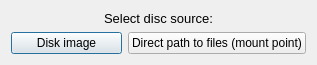
<?xml version="1.0" encoding="UTF-8"?>
<ui version="4.0">
 <class>NextDisc</class>
 <widget class="QDialog" name="NextDisc">
  <property name="geometry">
   <rect>
    <x>0</x>
    <y>0</y>
    <width>317</width>
    <height>56</height>
   </rect>
  </property>
  <property name="windowTitle">
   <string>Select disc type</string>
  </property>
  <layout class="QGridLayout" name="gridLayout">
   <item row="0" column="0" colspan="2">
    <widget class="QLabel" name="label">
     <property name="text">
      <string>&lt;!DOCTYPE HTML PUBLIC &quot;-//W3C//DTD HTML 4.0//EN&quot; &quot;http://www.w3.org/TR/REC-html40/strict.dtd&quot;&gt;
&lt;html&gt;&lt;head&gt;&lt;meta name=&quot;qrichtext&quot; content=&quot;1&quot; /&gt;&lt;style type=&quot;text/css&quot;&gt;
p, li { white-space: pre-wrap; }
&lt;/style&gt;&lt;/head&gt;&lt;body style=&quot; font-family:'Droid Sans'; font-size:10pt; font-weight:400; font-style:normal;&quot;&gt;
&lt;p align=&quot;center&quot; style=&quot; margin-top:0px; margin-bottom:0px; margin-left:0px; margin-right:0px; -qt-block-indent:0; text-indent:0px;&quot;&gt;Select disc source:&lt;/p&gt;&lt;/body&gt;&lt;/html&gt;</string>
     </property>
    </widget>
   </item>
   <item row="1" column="0">
    <widget class="QPushButton" name="cmdImage">
     <property name="text">
      <string>Disk image</string>
     </property>
    </widget>
   </item>
   <item row="1" column="1">
    <widget class="QPushButton" name="cmdPath">
     <property name="text">
      <string>Direct path to files (mount point)</string>
     </property>
    </widget>
   </item>
  </layout>
 </widget>
 <resources/>
 <connections/>
</ui>
